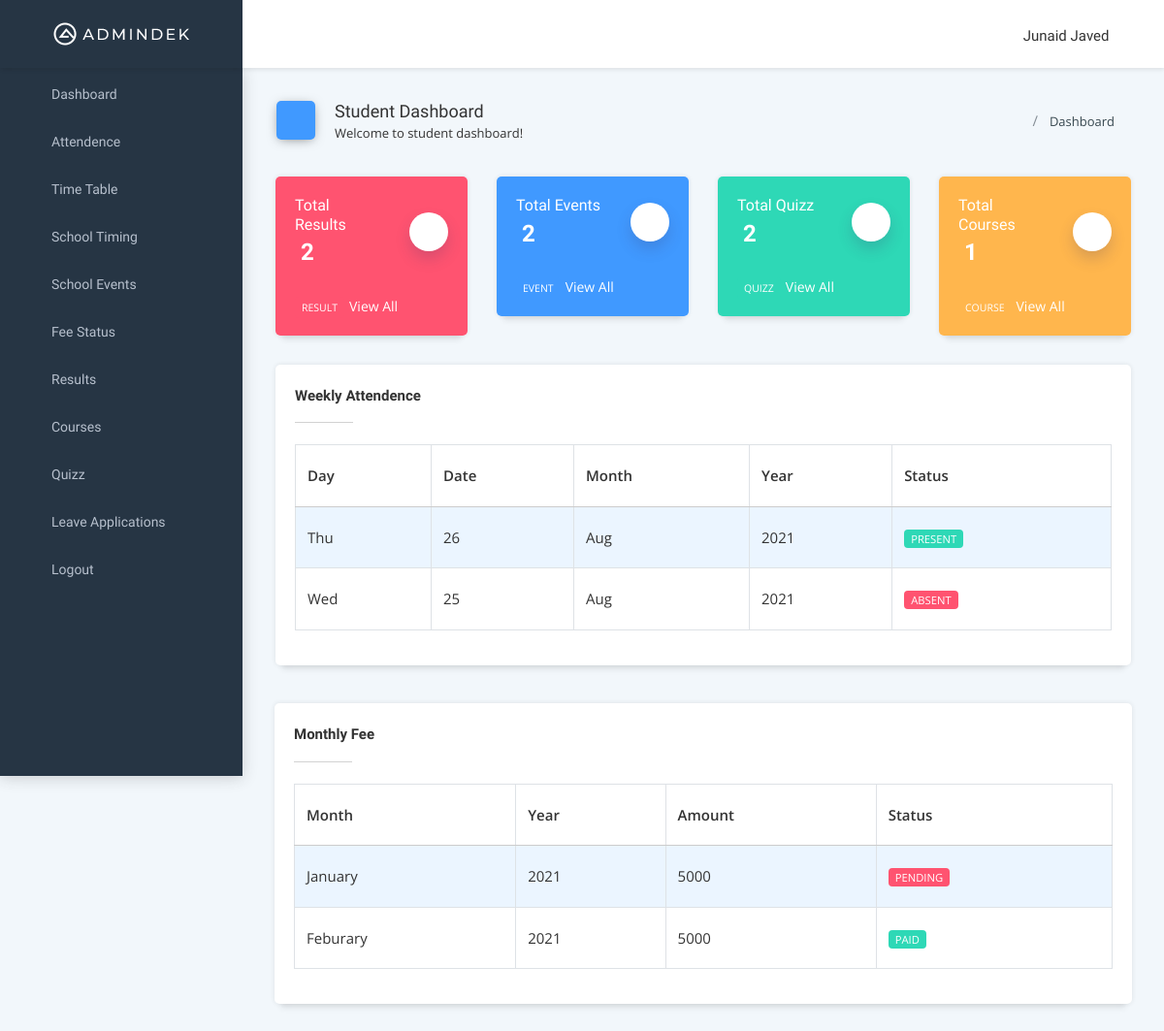
The app's page /dashboard/ (signed in) with its own data.
### users/models.py (models this page shows, shortened)
class User(AbstractBaseUser, PermissionsMixin):
    first_name = models.CharField(max_length=150)
    last_name = models.CharField(max_length=150)
    role = models.CharField(choices=ROLE_CHOICES,
                            max_length=15, default='Student')
    grade = models.ForeignKey(
        Grade, on_delete=models.SET_NULL, blank=True, null=True)
    created_date = models.DateTimeField(default=timezone.now)
    user_name = models.CharField(max_length=40, unique=True)
    email = models.EmailField(unique=True)
    is_staff = models.BooleanField(default=False)
    is_active = models.BooleanField(default=False)
    image = CloudinaryField('image', folder='avatars',
                            default=env('DEFAULT_AVATAR'))
    USERNAME_FIELD = 'user_name'
    REQUIRED_FIELDS = ['email', 'role', 'first_name', 'last_name', ]
    objects = CustomAccountManger()

### dashboard/models.py (models this page shows, shortened)
class Attendence(models.Model):
    user = models.ForeignKey(
        User, on_delete=models.CASCADE, null=True, blank=True)
    date = models.DateField(null=True, blank=True, default=timezone.now)
    status = models.CharField(
        default='present', max_length=10, choices=ATTENDENCE_STATUS)

class Fee(models.Model):
    month = models.CharField(max_length=10, null=True, blank=True)
    year = models.CharField(max_length=5, null=True, blank=True)
    amount = models.IntegerField()
    status = models.CharField(
        max_length=30, default='pending', choices=FEE_STATUS_CHOICES)
    user = models.ForeignKey(
        User, on_delete=models.CASCADE, null=True, blank=True)

### users/decorators.py (the view)
        def wrapper_func(request, *args, **kwargs):
            if not request.user.is_authenticated:
                return redirect('login')
            if request.user.role in roles:
                return view_func(request, *args, **kwargs)
            else:
                logout(request)
                return redirect('login')

### dashboard/views.py (called while the page is built)
@allowed_only(roles=["Admin", 'Student'])
def dashboard_view(request):
    courses = Course.objects.filter(grade=request.user.grade).count()
    events = Event.objects.filter().count()
    results = Result.objects.filter(user=request.user).count()
    attendence_list = Attendence.objects.filter(user__id=request.user.id)[0:6]
    fee_list = Fee.objects.filter(user__id=request.user.id)[0:6]
    quizz = Quizz.objects.filter(
        course__grade=request.user.grade).exclude(attempted_students__id=request.user.id).count()
    context = {'courses': courses, 'fee_list': fee_list, 'attendence_list': attendence_list, 'results': results, 'events': events, 'quizz': quizz, 'bread_title': "Student Dashboard",
               'bread_subtitle': "Welcome to student dashboard!", 'bread_icon': 'home'}
    return render(request, 'dashboard/home.html', context)

### dashboard/templates/dashboard/home.html (shortened to what this page needs)
{% extends 'header.html' %} {% block title %} Student Dashboard {% endblock %}
{% block breadcrumbs %} {% include 'breadcrumbs.html' %} {% endblock %}
{% block content %}
<div class="row">
<div class="col-xl-3 col-md-6">
<div class="card prod-p-card card-red">
<div class="card-body">
<a href="{% url 'results' %}">
<div class="row align-items-center m-b-30">
<div class="col">
<h6 class="m-b-5 text-white">Total Results</h6>
<h3 class="m-b-0 f-w-700 text-white">&nbsp;{{results}}</h3>
</div>
<div class="col-auto">
<i class="fas fa-trophy text-c-red f-18"></i>
</div>
</div>
<p class="m-b-0 text-white"><span class="label label-danger m-r-10">RESULT</span>View All</p>
</div>
</div>
</div>
<div class="col-xl-3 col-md-6">
<div class="card prod-p-card card-blue">
<div class="card-body">
<a href="{% url 'events' %}">
<div class="row align-items-center m-b-30">
<div class="col">
<h6 class="m-b-5 text-white">Total Events</h6>
<h3 class="m-b-0 f-w-700 text-white">&nbsp;{{events}}</h3>
</div>
<div class="col-auto">
<i class="fas fa-calendar text-c-blue f-18"></i>
</div>
</div>
<p class="m-b-0 text-white"><span class="label label-primary m-r-10">EVENT</span>View All</p>
</a>
</div>
</div>
</div>
<div class="col-xl-3 col-md-6">
<div class="card prod-p-card card-green">
<div class="card-body">
<a href="{% url 'quizz' %}">
<div class="row align-items-center m-b-30">
<div class="col">
<h6 class="m-b-5 text-white">Total Quizz</h6>
<h3 class="m-b-0 f-w-700 text-white">&nbsp;{{quizz}}</h3>
</div>
<div class="col-auto">
<i class="fas fa-pencil-alt text-c-green f-18"></i>
</div>
</div>
<p class="m-b-0 text-white"><span class="label label-success m-r-10">QUIZZ</span>View All</p>
</a>
</div>
</div>
</div>
<div class="col-xl-3 col-md-6">
<div class="card prod-p-card card-yellow">
<div class="card-body">
<a href="{% url 'courses' %}">
<div class="row align-items-center m-b-30">
<div class="col">
<h6 class="m-b-5 text-white">Total Courses</h6>
<h3 class="m-b-0 f-w-700 text-white">&nbsp;{{courses}}</h3>
</div>
<div class="col-auto">
<i class="fas fa-book text-c-yellow f-18"></i>
</div>
</div>
<p class="m-b-0 text-white"><span class="label label-warning m-r-10">COURSE</span>View All</p>
</a>
</div>
</div>
</div>
<div class='w-100'>
<div class="col-md-12">
<div class="card new-cust-card overflow-x-scroll">
<div class="card-header">
<h5>Weekly Attendence</h5>
<div class="card-header-right">
 <ul class="list-unstyled card-option">
<li class="first-opt"><i class="feather icon-chevron-left open-card-option"></i></li>
</ul>
</div>
</div>
<div class="card-block">
<table id="simpletable" class="table table-striped table-bordered nowrap">
    <thead>
        <th>Day</th>
        <th>Date</th>
        <th>Month</th>
        <th>Year</th>
        <th>Status</th>
    </thead>
    <tbody>
        {% for current in attendence_list.all %}
        <tr>
            <td>{{current.date|date:"D"}}</td>
            <td>{{current.date|date:"d"}}</td>
            <td>{{current.date|date:"M"}}</td>
            <td>{{current.date|date:"Y"}}</td>
            <td>
            {% if current.status == 'absent' %}
            <label class="label label-danger">{{current.status|upper}}</label>
            {% else %}
            <label class="label label-success">{{current.status|upper}}</label>
            {% endif %}
            </td>
        </tr>
        {% endfor %}
    </tbody>
</table>
</div>
</div>
</div>
</div>
</div>
</div>
</div>
<div class='w-100 px-2'>
<div class="col-md-12">
<div class="card new-cust-card overflow-x-scroll">
<div class="card-header">
<h5>Monthly Fee</h5>
<div class="card-header-right">
 <ul class="list-unstyled card-option">
<li class="first-opt"><i class="feather icon-chevron-left open-card-option"></i></li>
</ul>
</div>
</div>
<div class="card-block">
<table id="simpletable" class="table table-striped table-bordered nowrap">
    <thead>
        <th>Month</th>
        <th>Year</th>
        <th>Amount</th>
        <th>Status</th>
    </thead>
    <tbody>
        {% for fee in fee_list.all %}
        <tr>
            <td>{{fee.month}}</td>
            <td>{{fee.year}}</td>
            <td>{{fee.amount}}</td>
            <td>
            {% if fee.status == 'pending' %}
            <label class="label label-danger">{{fee.status|upper}}</label>
            {% else %}
            <label class="label label-success">{{fee.status|upper}}</label>
            {% endif %}
            </td>
        </tr>
        {% endfor %}
    </tbody>
</table>
</div>
</div>
</div>
</div>
</div>
</div>
</div>
{% endblock content %}

### templates/navbar.html (shortened to what this page needs)
{% load static %} {% load cloudinary %}
<nav class="navbar header-navbar pcoded-header">
  <div class="navbar-wrapper">
    <div class="navbar-logo">
      <a href="{% url 'home' %}">
        <img class="img-fluid" src="{% static 'images/logo.png' %}" alt="Theme-Logo" />
      </a>
      <a class="mobile-menu" id="mobile-collapse" href="#!">
        <i class="feather icon-menu icon-toggle-right"></i>
      </a>
    </div>
    <div class="navbar-container container-fluid">
      <ul class="nav-left">
        <li>
          <a href="#!" onclick="if (!window.__cfRLUnblockHandlers) return false; javascript:toggleFullScreen()" class="waves-effect waves-light" data-cf-modified-d8424a08d31b5b8b406fded2-="">
            <i class="full-screen feather icon-maximize"></i>
          </a>
        </li>
      </ul>
      <ul class="nav-right no-select d-flex align-items-center mt-1">
        <li class="user-profile header-notification">
          <div class="dropdown-primary dropdown">
            <div class="dropdown-toggle" data-toggle="dropdown">
              <span>{{request.user.first_name}} {{request.user.last_name}}</span>
              <i class="feather icon-chevron-down"></i>
            </div>
          </div>
        </li>
      </ul>
    </div>
  </div>
</nav>

### static/styles/feather.css (style rules this page uses)
.feather { font-family:feather!important;speak:none;font-style:normal;font-weight:400;font-variant:normal;text-transform:none;line-height:1;-webkit-font-smoothing:antialiased;-moz-osx-font-smoothing:grayscale }
.icon-chevron-down:before { content:"\e842" }
.icon-chevron-left:before { content:"\e843" }
.icon-menu:before { content:"\e88f" }
.icon-toggle-right:before { content:"\e8d9" }
.icon-maximize:before { content:"\e908" }

### static/styles/widget.css (style rules this page uses)
.card-blue,.card-green,.card-red,.card-yellow { position:relative;overflow:hidden }
.card-blue:after,.card-green:after,.card-red:after,.card-yellow:after { content:"";position:absolute;top:0;left:0;width:100%;height:100%;z-index:1 }
.card-blue .card-block,.card-blue .card-block-big,.card-blue .card-block-small,.card-blue .card-body,.card-blue .card-footer,.card-blue .card-header,.card-green .card-block,.card-green .card-block-big,.card-green .card-block-small,.card-green .card-body,.card-green .card-footer,.card-green .card-header,.card-red .card-block,.card-red .card-block-big,.card-red .card-block-small,.card-red .card-body,.card-red .card-footer,.card-red .card-header,.card-yellow .card-block,.card-yellow .card-block-big,.card-yellow .card-block-small,.card-yellow .card-body,.card-yellow .card-footer,.card-yellow .card-header { position:relative;z-index:5 }
.card-red::after { background:#ff5370 }
.card-blue::after { background:#4099ff }
.card-green::after { background:#2ed8b6 }
.card-yellow::after { background:#ffb64d }
.prod-p-card i { background-color:#fff;width:40px;height:40px;border-radius:50%;text-align:center;padding:11px 0;font-size:18px;-webkit-transition:all .3s ease-in-out;transition:all .3s ease-in-out;-webkit-box-shadow:0 8px 15px rgba(62,57,107,.2);box-shadow:0 8px 15px rgba(62,57,107,.2) }

### static/styles/custom.css (style rules this page uses)
.no-select { -webkit-user-select: none; -moz-user-select: none; -ms-user-select: none; user-select: none; }
.overflow-x-scroll { overflow-x: scroll !important; }

### records on screen
User: user.first_name "Junaid", user.last_name "Javed"
Attendence: date "Thu", date "26", date "Aug", date "2021", status "PRESENT"
Attendence: date "Wed", date "25", date "Aug", date "2021", status "ABSENT"
Fee: month "January", year "2021", amount "5000", status "PENDING"
Fee: month "Feburary", year "2021", amount "5000", status "PAID"

### other values on screen
{{ bread_title }} "Student Dashboard"
{{ bread_subtitle }} "Welcome to student dashboard!"
{{ results }} "2"
{{ events }} "2"
{{ quizz }} "2"
{{ courses }} "1"
